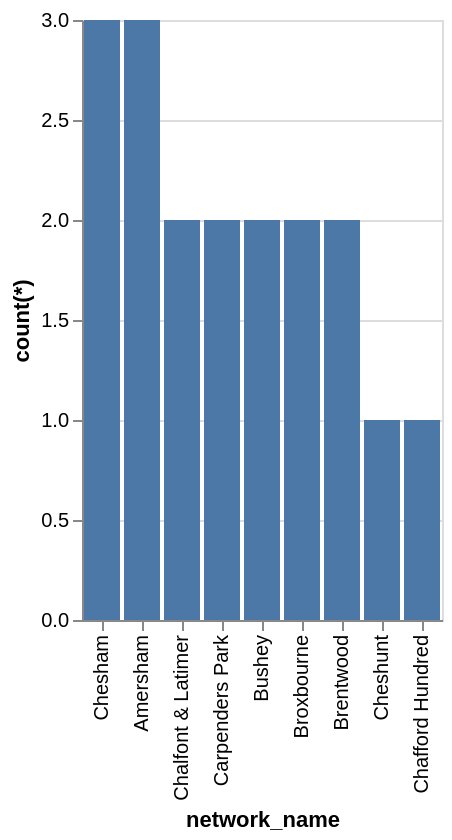

Write a Vega-Lite specification for this figure.
### Vega-Lite specification from a JSON file in a GitHub repository (floating-point values rounded to 4 significant figures)
{"data": {"values": [{"x_data": "Chesham", "y_data": 3}, {"x_data": "Amersham", "y_data": 3}, {"x_data": "Chalfont & Latimer", "y_data": 2}, {"x_data": "Carpenders Park", "y_data": 2}, {"x_data": "Bushey", "y_data": 2}, {"x_data": "Broxbourne", "y_data": 2}, {"x_data": "Brentwood", "y_data": 2}, {"x_data": "Cheshunt", "y_data": 1}, {"x_data": "Chafford Hundred", "y_data": 1}]}, "mark": "bar", "encoding": {"x": {"field": "x_data", "type": "nominal", "title": "network_name", "sort": {"op": "sum", "field": "y_data", "order": "descending"}}, "y": {"field": "y_data", "type": "quantitative", "title": "count(*)"}}}
